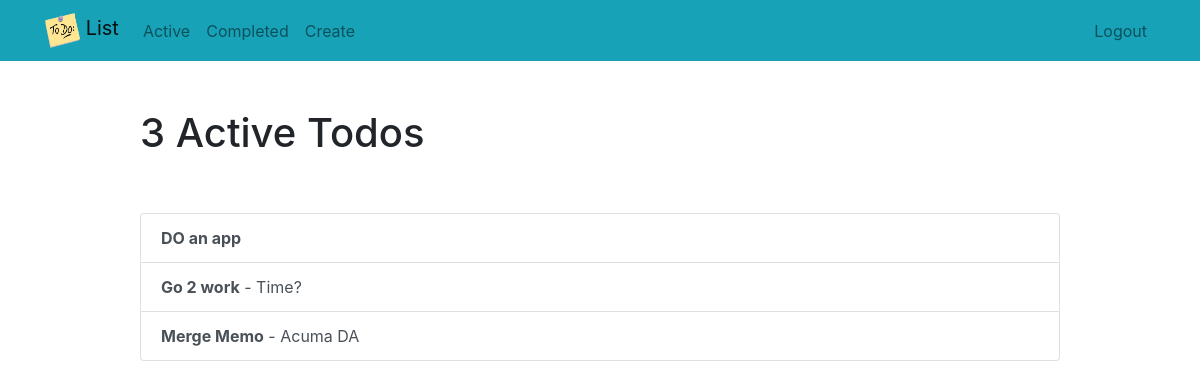
Before: /current/ (signed in) with the older database file.
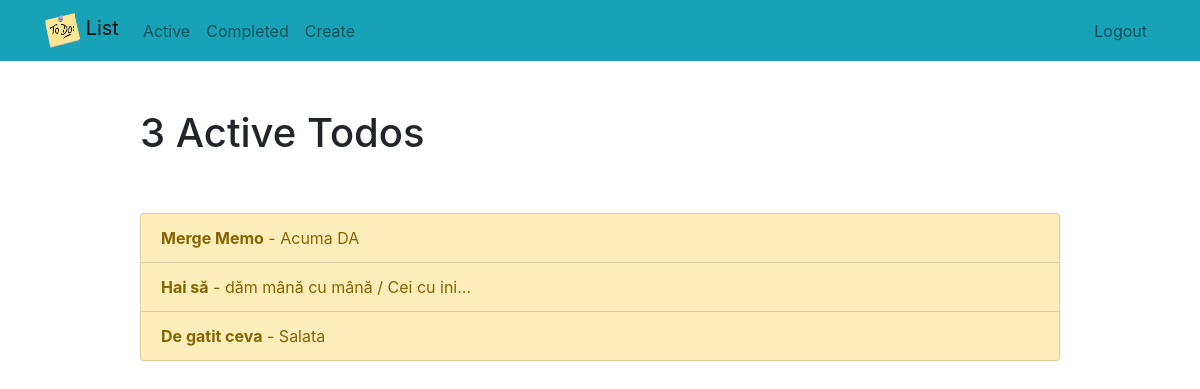
After: the same page with the newer database file.
### todo/models.py (models this page shows, shortened)
class Todo(models.Model):
    title = models.CharField(max_length=150)
    memo = models.TextField(blank=True)
    created = models.DateTimeField(auto_now_add=True)
    datecompleted = models.DateTimeField(null=True, blank=True)
    important = models.BooleanField(default=False)
    user = models.ForeignKey(User, on_delete=models.CASCADE)

### todo/views.py (the view)
# urls.py: path('current/', views.currenttodos, name='currenttodos'),
@login_required
def currenttodos(request):
    todos = Todo.objects.filter(user=request.user, datecompleted__isnull=True)
    return render(request, 'todo/currenttodos.html', {'todos':todos})

### todo/templates/todo/currenttodos.html
{% extends "todo/base.html" %}
{% block content %}
    <div class="row justify-content-center mt-5">
        <div class="col-md-10">
            {% if todos %}
                 <h1>{{ todos.count }} Active Todo{{ todos.count|pluralize }}</h1>
            {% else %}
                           <h1>Active Todos</h1>
            {% endif %}
        </div>
    </div>
    <div class="row justify-content-center mt-5">
        <div class="col-md-10">
        {% if todos %}
            <div class="list-group">
                {% for todo in todos %}
                    <a href="{% url 'viewtodo' todo.id %}" class="list-group-item list-group-item-action{% if todo.important %} list-group-item-warning{% endif %}"><b>{{ todo.title }}</b>{% if todo.memo %} - {{ todo.memo|truncatechars:30 }}{% endif %}</a>
                {% endfor %}
            </div>
        {% else %}
            <div class="text-center">
                <h2>You don't have any todos! Add some, if you please</h2>
            <br>
            <a role="button" class="btn btn-secondary" href="{% url 'createtodo' %}">New Todo</a>
            </div>
        {% endif %}
        </div>
    </div>
{% endblock %}

Changed rows visible on the page:
no longer on this page (row edited): Todo: title "DO an app", important False (drawn)
removed Todo: title "Go 2 work", memo "Time?", important False (drawn)
changed Todo "Merge Memo": important False → True (drawn)
added Todo: title "Hai să", memo "dăm mână cu mână / Cei cu ini…", important True (drawn)
added Todo: title "De gatit ceva", memo "Salata", important True (drawn)
